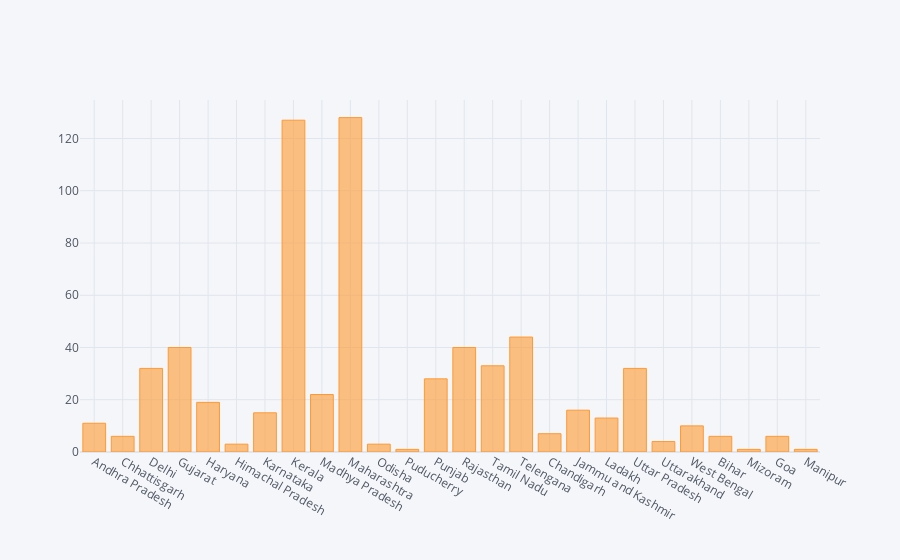

Write notebook code for a chart like this one.
### Code cell
# Graphical Representation of the data using pandas # 
#[df.plot(kind='bar',x ='Name of State / UT',y='Active Cases')]
# Graphical Representation of the data using plotly # 
df.iplot(kind='bar',x ='Name of State / UT',y='Active Cases')

### Figure 1 — Plotly figure (JSON) as saved in the notebook; plotly's stock layout.template omitted (floating-point values rounded to 4 significant figures)
{"data": [{"marker": {"color": "rgba(255, 153, 51, 0.6)", "line": {"color": "rgba(255, 153, 51, 1.0)", "width": 1}}, "name": "Active Cases", "orientation": "v", "text": "", "type": "bar", "x": ["Andhra Pradesh", "Chhattisgarh", "Delhi", "Gujarat", "Haryana", "Himachal Pradesh", "Karnataka", "Kerala", "Madhya Pradesh", "Maharashtra", "Odisha", "Puducherry", "Punjab", "Rajasthan", "Tamil Nadu", "Telengana", "Chandigarh", "Jammu and Kashmir", "Ladakh", "Uttar Pradesh", "Uttarakhand", "West Bengal", "Bihar", "Mizoram", "Goa", "Manipur"], "y": [11, 6, 32, 40, 19, 3, 15, 127, 22, 128, 3, 1, 28, 40, 33, 44, 7, 16, 13, 32, 4, 10, 6, 1, 6, 1]}], "layout": {"legend": {"bgcolor": "#F5F6F9", "font": {"color": "#4D5663"}}, "paper_bgcolor": "#F5F6F9", "plot_bgcolor": "#F5F6F9", "title": {"font": {"color": "#4D5663"}}, "xaxis": {"gridcolor": "#E1E5ED", "showgrid": true, "tickfont": {"color": "#4D5663"}, "title": {"font": {"color": "#4D5663"}, "text": ""}, "zerolinecolor": "#E1E5ED"}, "yaxis": {"gridcolor": "#E1E5ED", "showgrid": true, "tickfont": {"color": "#4D5663"}, "title": {"font": {"color": "#4D5663"}, "text": ""}, "zerolinecolor": "#E1E5ED"}}}
